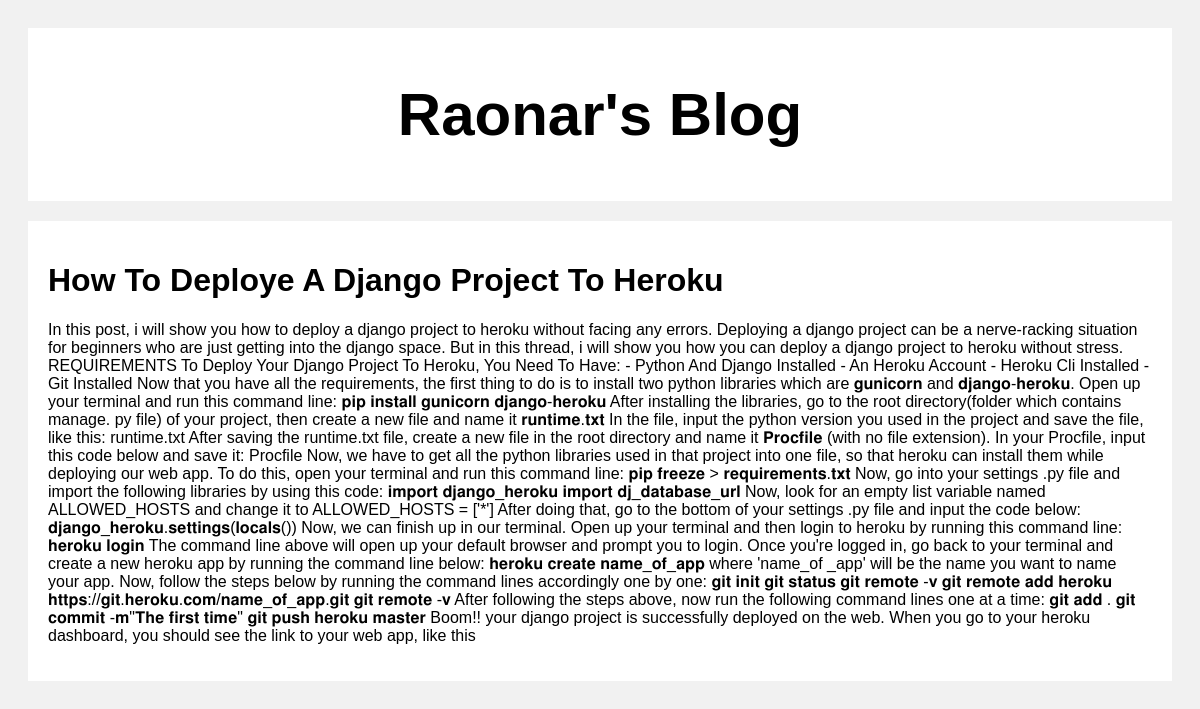
The app's page /post/1/ (signed in) with its own data.
### posts/models.py (models this page shows, shortened)
class Posts(models.Model):
  title = models.CharField(max_length=100)
  body = models.CharField(max_length=1000000)

### posts/views.py (the view)
    def _wrapped_view(request, *args, **kwargs):
        if not request.user.is_authenticated:
            messages.error(request, "You need to login first!")
            return redirect("login")
        return view_func(request, *args, **kwargs)

### posts/views.py (called while the page is built)
def redirect_if_not_authenticated(view_func):
    def _wrapped_view(request, *args, **kwargs):
        if not request.user.is_authenticated:
            messages.error(request, "You need to login first!")
            return redirect("login")
        return view_func(request, *args, **kwargs)
    return _wrapped_view

@redirect_if_not_authenticated
def post(request, pk):
  post = Posts.objects.get(id=pk)
  return render(request, "post.html", {"post": post})

### templates/post.html (shortened to what this page needs)
<!DOCTYPE html>
<html lang="en">
<head>
</head>
</head>
<body>
    <div class="header">
      <h2>Raonar's Blog</h2>
    </div>
    <div class="row">
      <div class="leftcolumn">
        <div class="card">
          <h1>{{post.title}}</h1>
          <p>{{post.body}}</p>
        </div>
      </div>
    </div>
</body>
</html>

### templates/post.html (style rules this page uses)
* { box-sizing: border-box; }
body { font-family: Arial; padding: 20px; background: #f1f1f1; }
.header { padding: 2px; font-size: 40px; text-align: center; background: white; }
.leftcolumn { float: left; width: 100%; }
.card { background-color: white; padding: 20px; margin-top: 20px; }
.row:after { content: ""; display: table; clear: both; }

### records on screen
Posts: title "How To Deploye A Django Project To Heroku", body "In this post, i will show you how to deploy a django project to heroku without facing any errors. Deploying a django project can be a nerve-racking situation for beginners who are just getting into the django space. But in this thread, i will show you how you can deploy a django project to heroku without stress. REQUIREMENTS To Deploy Your Django Project To Heroku, You Need To Have: - Python And Django Installed - An Heroku Account - Heroku Cli Installed - Git Installed Now that you have all the requirements, the first thing to do is to install two python libraries which are 𝐠𝐮𝐧𝐢𝐜𝐨𝐫𝐧 and 𝐝𝐣𝐚𝐧𝐠𝐨-𝐡𝐞𝐫𝐨𝐤𝐮. Open up your terminal and run this command line: 𝐩𝐢𝐩 𝐢𝐧𝐬𝐭𝐚𝐥𝐥 𝐠𝐮𝐧𝐢𝐜𝐨𝐫𝐧 𝐝𝐣𝐚𝐧𝐠𝐨-𝐡𝐞𝐫𝐨𝐤𝐮 After…"
